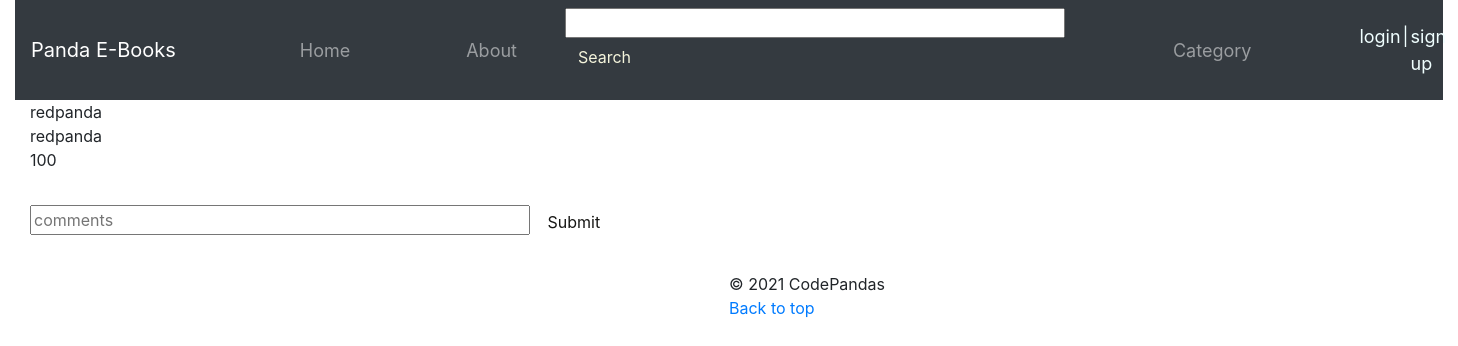
Screenshot of /panda-online-library/book/redpanda with the database file from the repository.
### panda/models.py (models this page shows, shortened)
class Book(models.Model):
    TITLE_MAX_SIZE = 128
    category = models.ForeignKey(Category, on_delete=models.CASCADE)
    name = models.CharField(max_length=TITLE_MAX_SIZE)
    slug = models.SlugField(unique=True,blank=True)
    views = models.IntegerField(default=0)
    image = models.ImageField(upload_to='book_images',blank = True)
    likes = models.IntegerField(default=0)
    rating = models.FloatField(default=0.0)
    description = models.CharField(max_length=500)

### panda/views.py (the view)
# urls.py: path('book/<slug:book_name_slug>',views.show_book, name='show_book'),
def show_book(request,book_name_slug):
    context_dict={}
    try:
        book = Book.objects.get(slug=book_name_slug)
        context_dict['book'] = book
    except Book.DoesNotExist:
        context_dict['book'] = None
    return render(request, 'panda/book.html', context=context_dict)

### templates/panda/book.html (shortened to what this page needs)
{% extends 'panda/base.html' %}
{% load staticfiles %}
{% block main_block %}
    <div class="container-fluid">
        {{book.name}}
    </div>
    <div class="container-fluid">
        {{book.description}}
    </div>
    <div class="container-fluid">
        {{book.likes}}
    </div>
    <div class="container-fluid">
        <form >
            <input class="search" placeholder="comments" >
            <button class="btn" type="submit" style="color: rgb(22, 22, 20);height: 100px; ">Submit</button>
        </form> </ul>
    </div>
{% endblock %}

### templates/panda/base.html (style rules this page uses)
.search { width: 500px; }

### rows the page displays
Book: name "redpanda", description "redpanda", likes "100"
